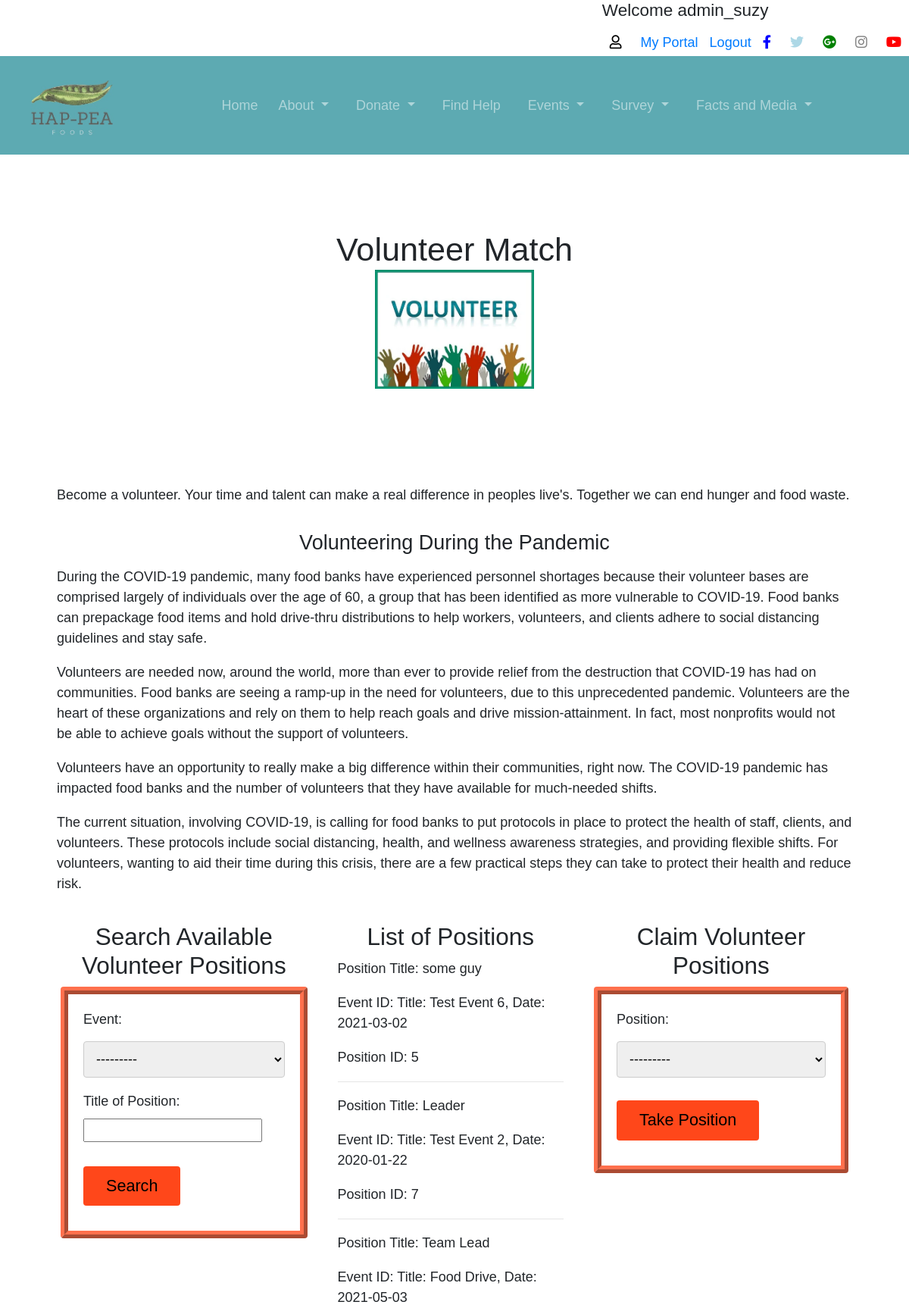
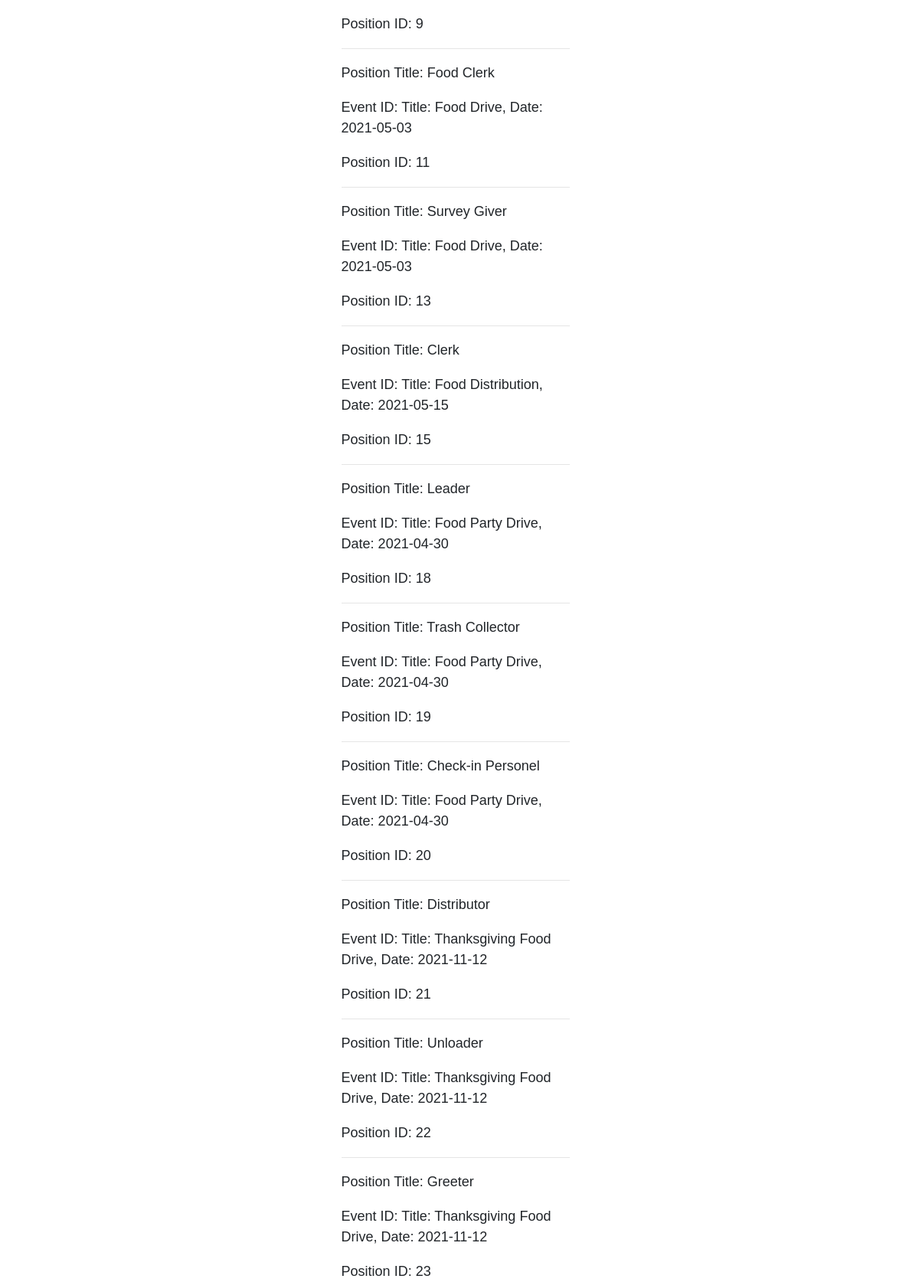
The app's page /events/event_positions/ (signed in, upper part) with its own data (2 pictures, top to bottom).
### events/models.py (models this page shows)
class Position(models.Model):
    positionTitle = models.CharField(max_length=100,verbose_name='Title of Position')
    eventID = models.ForeignKey(Event, default=None, verbose_name='Event',on_delete=models.CASCADE)
    def __str__(self):
        return 'Position: {}, Event: {}'.format(self.positionTitle, self.eventID.eventTitle)

class Event(models.Model):
    eventTitle = models.CharField(max_length=25,verbose_name='Title of Event',)
    eventDate = models.DateField(verbose_name='Date of Event',)
    startTime = models.TimeField(verbose_name='Start Time (hh:mm)')
    endTime = models.TimeField(verbose_name='End Time (hh:mm)')
    address = models.CharField(max_length=25,)
    city = models.CharField(max_length=25,)
    state = models.CharField(max_length=25,)
    zip = models.CharField(max_length=5,)
    def __str__(self):
        return 'Title: {}, Date: {}'.format(self.eventTitle, self.eventDate)

### events/views.py (the view)
def event_positions(request):
    if request.method == 'POST':
        form = forms.ClaimPosition(request.POST) #Use if no images on form
        if form.is_valid():
            instance = form.save(commit=False)
            instance.userID = request.user
            instance.save()
            return redirect('home')
    else:
        inner_qs = ClaimedPosition.objects.all()
        available_positions_list = Position.objects.exclude(claimedposition__in=inner_qs)
        position_filter = PositionFilter(request.GET, queryset=available_positions_list)
        form = forms.ClaimPosition()
        form.positionID = position_filter
        return render(request, 'events/event_positions.html', {'filter': position_filter, 'form': form})

### events/forms.py (shortened to what this page needs)
class ClaimPosition(forms.ModelForm):
    inner_qs = ClaimedPosition.objects.all()
    available_positions_list = Position.objects.exclude(claimedposition__in=inner_qs)
    positionID = forms.ModelChoiceField(queryset=available_positions_list, label="Position")
    class Meta:
        model = models.ClaimedPosition
        fields = ['positionID']

### events/templates/events/event_positions.html (shortened to what this page needs)
{% extends 'base_layout.html' %}
{% block content %}
{% load static %}
  <div class="container">
    <div class="v_img_banner" style="margin-top:5%;">
      <h1 class="text-center">Volunteer Match<img src="{% static 'colunteer.jpg' %}" style="width:20%; height:20%;"></h1>
    </div>
    <br>
    <div class="v_content">
      <p>Become a volunteer. Your time and talent can make a real difference in peoples live's. Together we can end hunger and food waste.</p>
      <h4>Volunteering During the Pandemic</h4>
      <p>During the COVID-19 pandemic, many food banks have experienced personnel shortages because their volunteer bases are comprised largely of individuals over the age of 60, a group that has been identified as more vulnerable to COVID-19. Food banks can prepackage food items and hold drive-thru distributions to help workers, volunteers, and clients adhere to social distancing guidelines and stay safe.</p>
      <p>Volunteers are needed now, around the world, more than ever to provide relief from the destruction that COVID-19 has had on communities. Food banks are seeing a ramp-up in the need for volunteers, due to this unprecedented pandemic. Volunteers are the heart of these organizations and rely on them to help reach goals and drive mission-attainment. In fact, most nonprofits would not be able to achieve goals without the support of volunteers.</p>
      <p>Volunteers have an opportunity to really make a big difference within their communities, right now. The COVID-19 pandemic has impacted food banks and the number of volunteers that they have available for much-needed shifts.</p>
      <p>The current situation, involving COVID-19, is calling for food banks to put protocols in place to protect the health of staff, clients, and volunteers. These protocols include social distancing, health, and wellness awareness strategies, and providing flexible shifts. For volunteers, wanting to aid their time during this crisis, there are a few practical steps they can take to protect their health and reduce risk.</p>
    </div>
  </div>
  <div class="d-row">
    <div class="d-col">
    <h3 class="d-h1 text-center">Search Available Volunteer Positions</h3>
        <form class="search-form" method="get">
          {{ filter.form.as_p }}
          <button type="submit">Search</button>
        </form>
    </div>
    <div class="d-col">
        <h3 class="text-center">List of Positions</h3>
        {% for position in filter.qs %}
          <p><span>Position Title:</span> {{ position.positionTitle }}</p>
          <p><span>Event ID:</span> {{ position.eventID }}</p>
          <p><span>Position ID:</span> {{ position.id }}</p>
        <hr>
        {% endfor %}
    </div>
    <div class="d-col">
      <h3 class="text-center">Claim Volunteer Positions</h3>
      <form class="search-form" method="post">
        {{ form }}
        <button type="submit">Take Position</button>
      </form>
    </div>
  </div>
{% endblock %}

### templates/base_layout.html (shortened to what this page needs)
{% load static %}
<!DOCTYPE html>
<html lang="en" dir="ltr">
  <head>
    <link rel="stylesheet" href="https://maxcdn.bootstrapcdn.com/bootstrap/4.0.0/css/bootstrap.min.css">
    <link rel="stylesheet" href="{% static 'css/style.css' %}">
    <link rel="stylesheet" href="https://cdnjs.cloudflare.com/ajax/libs/font-awesome/5.15.2/css/all.min.css">
  </head>
  <body>
    <header>
     <div class="head-container">
       <div class="sm">
         {% if user.is_authenticated %}
           <h5>Welcome {{user.username}}</h5>
           <i class="far fa-user" style="color: black"></i>
           <a href="{% url 'portal' %}">My Portal</a>
           <a href="{% url 'accounts:logout' %}">Logout</a>
         {% else %}
           <i class="far fa-user" style="color: black"></i>
           <a href="{% url 'accounts:register' %}">Register</a>
           <a href="{% url 'accounts:login' %}">Login</a>
        {% endif %}
         <i class="fab fa-facebook-f" style="color: blue"></i>
         <i class="fab fa-twitter" style="color: lightblue"></i>
         <i class="fab fa-google-plus" style="color: green"></i>
         <i class="fab fa-instagram" style="color: grey"></i>
         <i class="fab fa-youtube" style="color: red"></i>
       </div>
     </div>
    </header>
    <nav class="navbar navbar-expand-md navbar-custom justify-content-evenly">
      <a href="/" class="navbar-brand"><img src="{% static 'logo2.jpg' %}" class = navimage alt=""></a>
      <div class="navbar-collapse collapse justify-content-center align-items-center w-100" id="navbarCustom">
        <ul class="navbar-nav mx-auto text-center">
            <li class="nav-item">
                <a class="nav-link" href="{% url 'home' %}">Home</a>
            </li>
            <li class="nav-item dropdown">
                <a class="nav-link dropdown-toggle px-3" href="#" id="navbarDropdown" data-toggle="dropdown" aria-haspopup="true" aria-expanded="false">
                  About
                </a>
            </li>
            <li class="nav-item dropdown">
                <a class="nav-link dropdown-toggle px-3" href="#" id="navbarDropdown" data-toggle="dropdown" aria-haspopup="true" aria-expanded="false">
                  Donate
                </a>
            </li>
            <li class="nav-item">
                <a class="nav-link px-3" href="{% url 'find_help' %}">Find Help</a>
            </li>
            <li class="nav-item dropdown">
                <a class="nav-link dropdown-toggle px-3" href="#" id="navbarDropdown" data-toggle="dropdown" aria-haspopup="true" aria-expanded="false">
                  Events
                </a>
            </li>
            <li class="nav-item dropdown">
                <a class="nav-link dropdown-toggle px-3" href="#" id="navbarDropdown" data-toggle="dropdown" aria-haspopup="true" aria-expanded="false">
                  Survey
                </a>
            </li>
            <li class="nav-item dropdown">
                <a class="nav-link dropdown-toggle px-3" href="#" id="navbarDropdown" data-toggle="dropdown" aria-haspopup="true" aria-expanded="false">
                  Facts and Media
                </a>
            </li>
        </ul>
    </div>
</nav>
    <div class="wrapper_container">
      {% block content %}
      {% endblock %}
    </div>
  </body>
</html>

### static/css/style.css (style rules this page uses)
* { margin: 0; padding:0; outline: none; font-family: Arial, Helvetica, sans-serif; font-size: 18px; }
header { background: #FFF; }
.head-container { width: 100%; margin: 0 auto; display: flex; justify-content: flex-end; }
.head-container a { padding-left: 10px; }
.sm i { padding: 10px 10px; }
.navbar { min-height: 130px; background-color: #5DAAB2; }
.navbar-brand { padding: 0 15px; height: 40px; display: flex; align-items: center; justify-content: center; }
.navimage { max-height: 125px; max-width: 125px; }
.navbar-custom, .navbar-custom .navbar-text { color: rgba(255,255,255,.8); }
.navbar-custom .navbar-nav .nav-link { color: rgba(255,255,255,.5); }
.wrapper_container { max-width: 90%; margin: 0 auto; }
.wrapper_container h1 { text align: center; margin: 100px auto; font-size: 2.4em; }
.contact a, li { font-size: 14px; }
.v_img_banner img { display: block; margin-left: auto; margin-right: auto; width: 50%; }
.v_content h4 { padding: 15px; text-align: center; margin: 0 15%; }
.contact_form input[type=text], select, textarea { width: 100%; padding: 12px; border: 1px solid #ccc; border-radius: 4px; box-sizing: border-box; margin-top: 6px; margin-bottom: 16px; resize: vertical }
.contact_form h3, h4 { text-align: center; padding: 10% 0; }
.d-h1 { text-align: center; }
.d-row { display: flex; justify-content: space-between; }
.d-col { padding: 20px; }
.search-form { border: 10px solid #ff704d; border-style: ridge; border-radius: 4px; padding: 20px; }
.search-form input, .search-form select, .search-form textarea { display: block; margin: 5% padding: 5px; }
.search-form button[type="submit"] { background: #FF471a; border: 0; color: #000; font-size: 1.2em; border-radius: 4px; align-items: center; margin: 5% auto; padding: 10px 30px; }
html, body { height: 100%; margin: 0; padding: 0; }

### records on screen
Position: positionTitle "some guy", eventID "Title: Test Event 6, Date: 2021-03-02", id "5"
Position: positionTitle "Leader", eventID "Title: Test Event 2, Date: 2020-01-22", id "7"
Position: positionTitle "Team Lead", eventID "Title: Food Drive, Date: 2021-05-03", id "9"
Position: positionTitle "Food Clerk", eventID "Title: Food Drive, Date: 2021-05-03", id "11"
Position: positionTitle "Survey Giver", eventID "Title: Food Drive, Date: 2021-05-03", id "13"
Position: positionTitle "Clerk", eventID "Title: Food Distribution, Date: 2021-05-15", id "15"
Position: positionTitle "Leader", eventID "Title: Food Party Drive, Date: 2021-04-30", id "18"
Position: positionTitle "Trash Collector", eventID "Title: Food Party Drive, Date: 2021-04-30", id "19"
Position: positionTitle "Check-in Personel", eventID "Title: Food Party Drive, Date: 2021-04-30", id "20"
Position: positionTitle "Distributor", eventID "Title: Thanksgiving Food Drive, Date: 2021-11-12", id "21"
Position: positionTitle "Unloader", eventID "Title: Thanksgiving Food Drive, Date: 2021-11-12", id "22"
Position: positionTitle "Greeter", eventID "Title: Thanksgiving Food Drive, Date: 2021-11-12", id "23"

### other values on screen
{{ user.username }} "admin_suzy"
